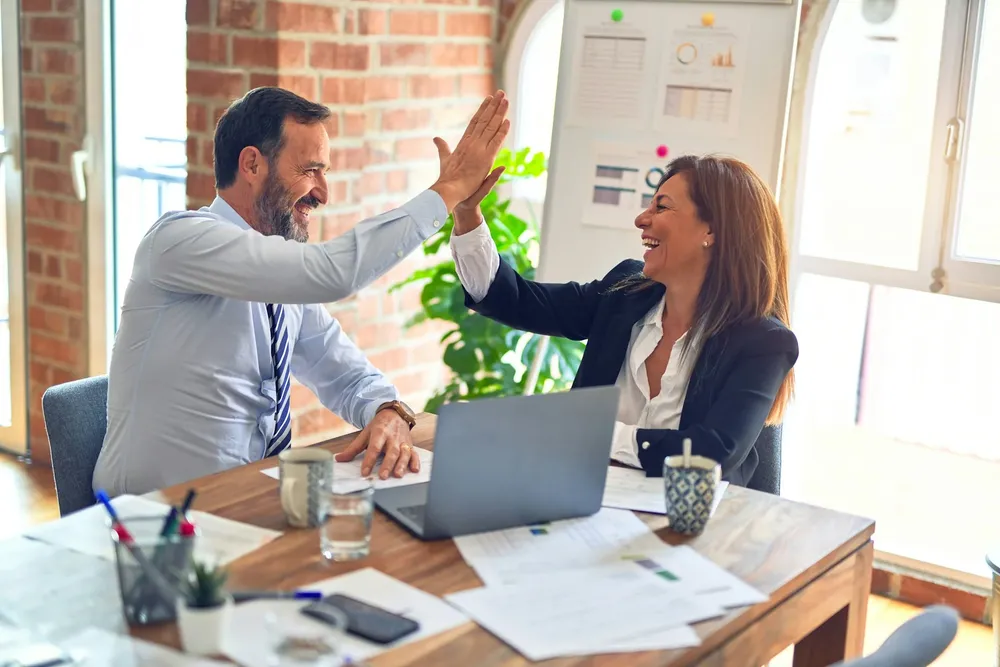
#> input picture assets/images/hero-procurement.webp, 1000 x 667 px, shrunk from 1920 x 1280 before the run, found by its file name
$ python check_images.py
#> lines starting #> are read from the running program, lines starting #| are printed output that depends on the picture
from PIL import Image, ImageDraw, ImageFilter

# Let's see hero-procurement and about-procurement-facility
img_proc = Image.open('assets/images/hero-procurement.webp')
#> img_proc is the input picture: PIL image 1000x667 RGB; mean R, G, B 183.9, 176.2, 167.8
print("hero-procurement:", img_proc.size)
#| hero-procurement: (1000, 667)

img_wh = Image.open('assets/images/about-procurement-facility.webp')
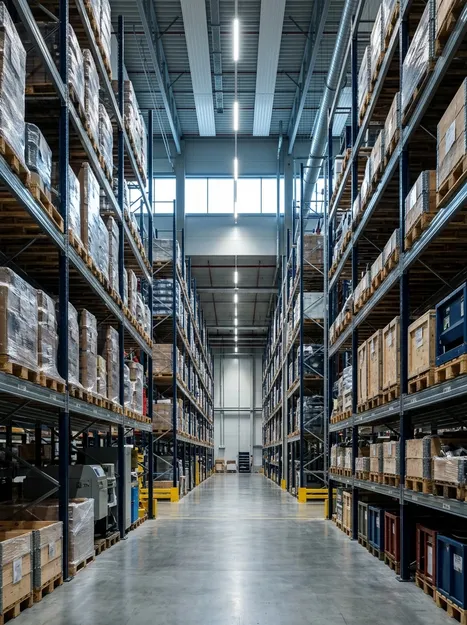
#> input picture assets/images/about-procurement-facility.webp, 467 x 625 px, shrunk from 896 x 1200 before the run, found by its file name
#> img_wh is the input picture: PIL image 467x625 RGB; mean R, G, B 92.2, 98.4, 100.2
print("about-procurement-facility:", img_wh.size)
#| about-procurement-facility: (467, 625)

img_log = Image.open('assets/images/hero-logistics-global.webp')
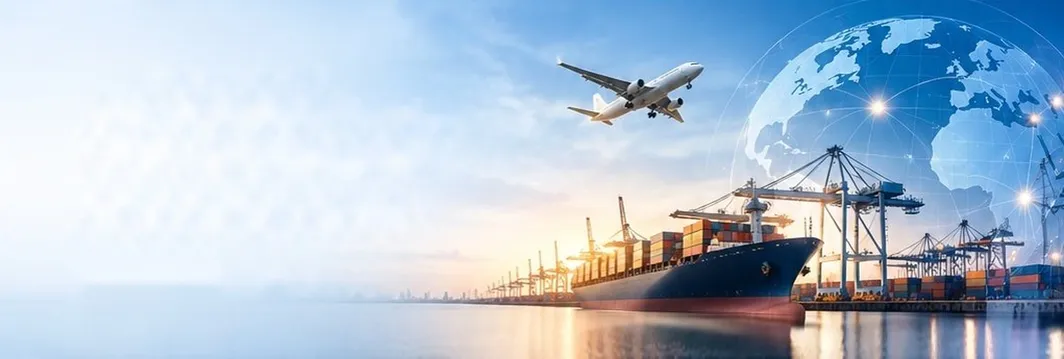
#> input picture assets/images/hero-logistics-global.webp, 1064 x 359 px, shrunk from 2042 x 690 before the run, found by its file name
#> img_log is the input picture: PIL image 1064x359 RGB; mean R, G, B 175.5, 193.9, 212
print("hero-logistics-global:", img_log.size)
#| hero-logistics-global: (1064, 359)

img_team = Image.open('assets/images/about-corporate-team-meeting.webp')
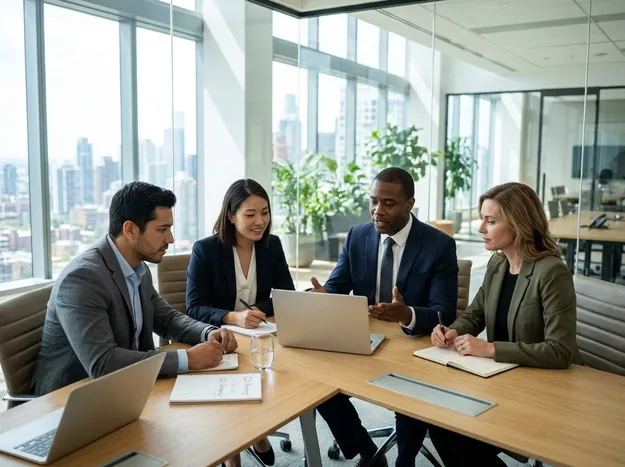
#> input picture assets/images/about-corporate-team-meeting.webp, 625 x 467 px, shrunk from 1200 x 896 before the run, found by its file name
#> img_team is the input picture: PIL image 625x467 RGB; mean R, G, B 148.8, 151.6, 141.9
print("about-corporate-team-meeting:", img_team.size)
#| about-corporate-team-meeting: (625, 467)
